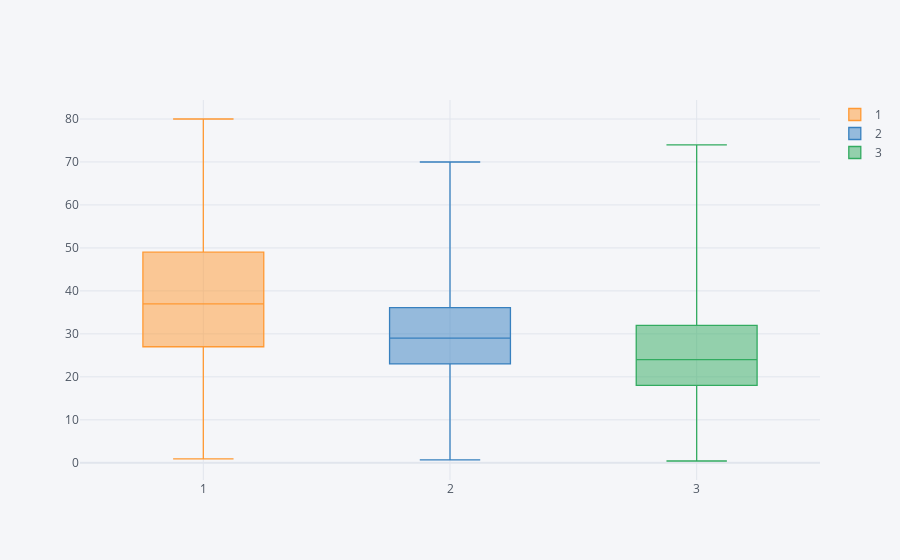

Source (notebook cell):
### Code cell
# pivot - Return reshaped DataFrame organized by given index / column values.
train[['Pclass', 'Age']].pivot(columns='Pclass', values='Age').iplot(kind='box')

### Figure 1 — Plotly figure (JSON) as saved in the notebook; plotly's stock layout.template omitted (floating-point values rounded to 4 significant figures; data arrays with more than 128 entries replaced by an {"elided": "..."} marker saying what was removed)
{"data": [{"boxpoints": false, "line": {"width": 1.3}, "marker": {"color": "rgba(255, 153, 51, 1.0)"}, "name": "1", "orientation": "v", "type": "box", "y": {"elided": "891 float values"}}, {"boxpoints": false, "line": {"width": 1.3}, "marker": {"color": "rgba(55, 128, 191, 1.0)"}, "name": "2", "orientation": "v", "type": "box", "y": {"elided": "891 float values"}}, {"boxpoints": false, "line": {"width": 1.3}, "marker": {"color": "rgba(50, 171, 96, 1.0)"}, "name": "3", "orientation": "v", "type": "box", "y": {"elided": "891 float values"}}], "layout": {"legend": {"bgcolor": "#F5F6F9", "font": {"color": "#4D5663"}}, "paper_bgcolor": "#F5F6F9", "plot_bgcolor": "#F5F6F9", "title": {"font": {"color": "#4D5663"}}, "xaxis": {"gridcolor": "#E1E5ED", "showgrid": true, "tickfont": {"color": "#4D5663"}, "title": {"font": {"color": "#4D5663"}, "text": ""}, "zerolinecolor": "#E1E5ED"}, "yaxis": {"gridcolor": "#E1E5ED", "showgrid": true, "tickfont": {"color": "#4D5663"}, "title": {"font": {"color": "#4D5663"}, "text": ""}, "zerolinecolor": "#E1E5ED"}}}
